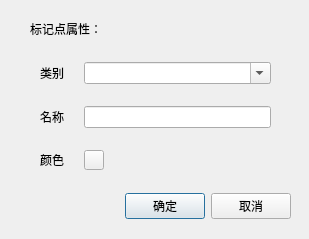
<?xml version="1.0" encoding="UTF-8"?>
<ui version="4.0">
 <class>SetMarkedObjectPropertyDlg</class>
 <widget class="QDialog" name="SetMarkedObjectPropertyDlg">
  <property name="windowModality">
   <enum>Qt::ApplicationModal</enum>
  </property>
  <property name="geometry">
   <rect>
    <x>0</x>
    <y>0</y>
    <width>309</width>
    <height>239</height>
   </rect>
  </property>
  <property name="windowTitle">
   <string>设置标记点属性</string>
  </property>
  <widget class="QWidget" name="layoutWidget">
   <property name="geometry">
    <rect>
     <x>20</x>
     <y>190</y>
     <width>271</width>
     <height>33</height>
    </rect>
   </property>
   <layout class="QHBoxLayout">
    <property name="spacing">
     <number>6</number>
    </property>
    <property name="margin">
     <number>0</number>
    </property>
    <item>
     <spacer>
      <property name="orientation">
       <enum>Qt::Horizontal</enum>
      </property>
      <property name="sizeHint" stdset="0">
       <size>
        <width>131</width>
        <height>31</height>
       </size>
      </property>
     </spacer>
    </item>
    <item>
     <widget class="QPushButton" name="okButton">
      <property name="text">
       <string>确定</string>
      </property>
     </widget>
    </item>
    <item>
     <widget class="QPushButton" name="cancelButton">
      <property name="text">
       <string>取消</string>
      </property>
     </widget>
    </item>
   </layout>
  </widget>
  <widget class="QLabel" name="label1">
   <property name="enabled">
    <bool>true</bool>
   </property>
   <property name="geometry">
    <rect>
     <x>30</x>
     <y>20</y>
     <width>250</width>
     <height>16</height>
    </rect>
   </property>
   <property name="sizePolicy">
    <sizepolicy hsizetype="Preferred" vsizetype="Preferred">
     <horstretch>0</horstretch>
     <verstretch>0</verstretch>
    </sizepolicy>
   </property>
   <property name="text">
    <string>标记点属性：</string>
   </property>
   <property name="alignment">
    <set>Qt::AlignLeading|Qt::AlignLeft|Qt::AlignTop</set>
   </property>
  </widget>
  <widget class="QWidget" name="gridLayoutWidget">
   <property name="geometry">
    <rect>
     <x>30</x>
     <y>50</y>
     <width>251</width>
     <height>133</height>
    </rect>
   </property>
   <layout class="QGridLayout" name="gridLayout">
    <property name="leftMargin">
     <number>10</number>
    </property>
    <property name="rightMargin">
     <number>10</number>
    </property>
    <property name="horizontalSpacing">
     <number>20</number>
    </property>
    <property name="verticalSpacing">
     <number>10</number>
    </property>
    <item row="1" column="0">
     <widget class="QLabel" name="label3">
      <property name="text">
       <string>名称</string>
      </property>
     </widget>
    </item>
    <item row="0" column="1">
     <widget class="QComboBox" name="typeComboBox">
      <property name="editable">
       <bool>true</bool>
      </property>
     </widget>
    </item>
    <item row="0" column="0">
     <widget class="QLabel" name="label2">
      <property name="text">
       <string>类别</string>
      </property>
     </widget>
    </item>
    <item row="2" column="0">
     <widget class="QLabel" name="label4">
      <property name="text">
       <string>颜色</string>
      </property>
     </widget>
    </item>
    <item row="1" column="1">
     <widget class="QLineEdit" name="nameLineEdit"/>
    </item>
    <item row="2" column="1">
     <widget class="QPushButton" name="colorSelectButton">
      <property name="minimumSize">
       <size>
        <width>20</width>
        <height>20</height>
       </size>
      </property>
      <property name="maximumSize">
       <size>
        <width>20</width>
        <height>20</height>
       </size>
      </property>
      <property name="text">
       <string/>
      </property>
     </widget>
    </item>
   </layout>
  </widget>
 </widget>
 <tabstops>
  <tabstop>okButton</tabstop>
  <tabstop>cancelButton</tabstop>
  <tabstop>typeComboBox</tabstop>
  <tabstop>nameLineEdit</tabstop>
 </tabstops>
 <resources/>
 <connections>
  <connection>
   <sender>cancelButton</sender>
   <signal>clicked()</signal>
   <receiver>SetMarkedObjectPropertyDlg</receiver>
   <slot>reject()</slot>
   <hints>
    <hint type="sourcelabel">
     <x>369</x>
     <y>207</y>
    </hint>
    <hint type="destinationlabel">
     <x>179</x>
     <y>282</y>
    </hint>
   </hints>
  </connection>
 </connections>
</ui>
